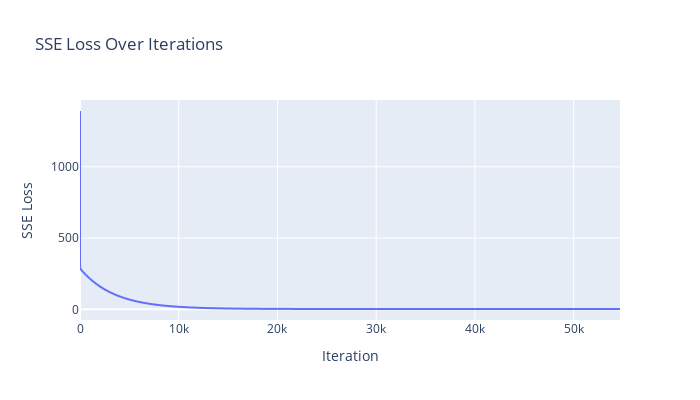

Notebook cell for this chart:
### Code cell
px.line(
    x=np.arange(len(loss_history)),
    y=loss_history,
    labels={"x": "Iteration", "y": "SSE Loss"},
    title="SSE Loss Over Iterations",
    height=400,
    width=700,
).show()

### Figure 1 — Plotly figure (JSON) as saved in the notebook; plotly's stock layout.template omitted (floating-point values rounded to 4 significant figures; data arrays with more than 128 entries replaced by an {"elided": "..."} marker saying what was removed)
{"data": [{"hovertemplate": "Iteration=%{x}<br>SSE Loss=%{y}<extra></extra>", "legendgroup": "", "line": {"color": "#636efa", "dash": "solid"}, "marker": {"symbol": "circle"}, "mode": "lines", "name": "", "showlegend": false, "type": "scattergl", "x": {"elided": "54694 int values"}, "xaxis": "x", "y": {"elided": "54694 float values"}, "yaxis": "y"}], "layout": {"height": 400, "legend": {"tracegroupgap": 0}, "title": {"text": "SSE Loss Over Iterations"}, "width": 700, "xaxis": {"anchor": "y", "domain": [0, 1], "title": {"text": "Iteration"}}, "yaxis": {"anchor": "x", "domain": [0, 1], "title": {"text": "SSE Loss"}}}}
